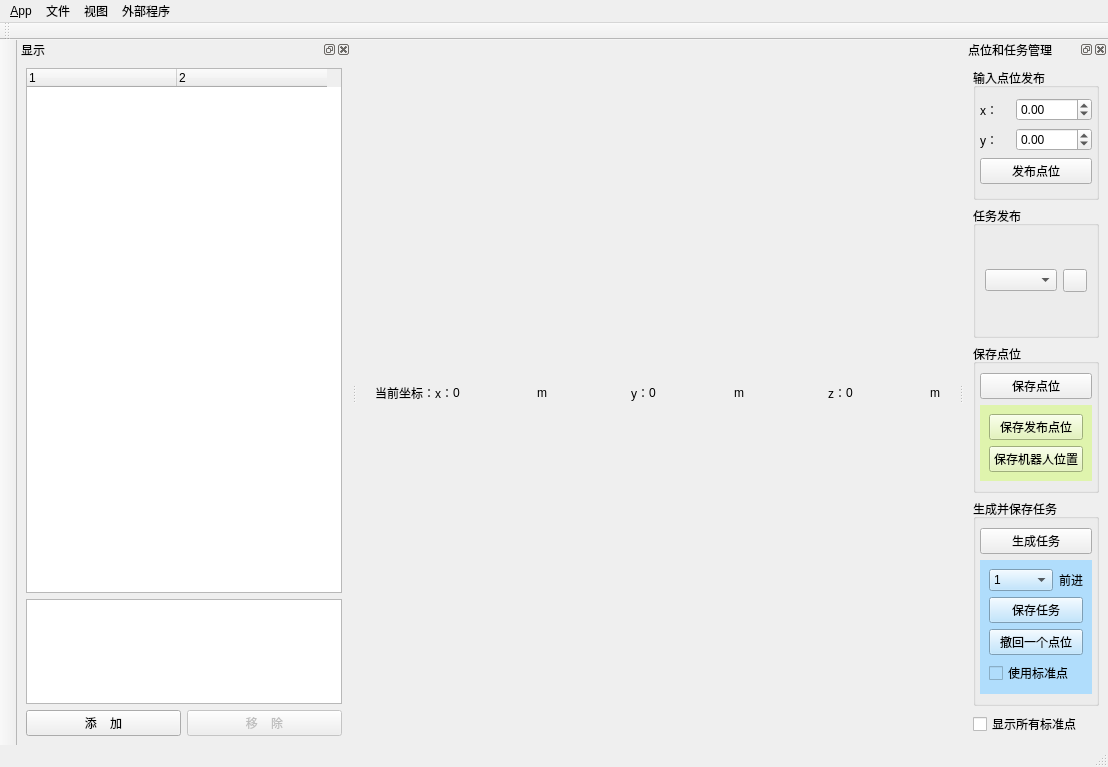
<?xml version="1.0" encoding="UTF-8"?>
<ui version="4.0">
 <class>MainWindowDesign</class>
 <widget class="QMainWindow" name="MainWindowDesign">
  <property name="geometry">
   <rect>
    <x>0</x>
    <y>0</y>
    <width>1108</width>
    <height>767</height>
   </rect>
  </property>
  <property name="windowTitle">
   <string>QRosApp</string>
  </property>
  <property name="locale">
   <locale language="English" country="Australia"/>
  </property>
  <widget class="QWidget" name="centralwidget">
   <layout class="QHBoxLayout" name="horizontalLayout_6">
    <item>
     <widget class="QStackedWidget" name="stackedWidget">
      <property name="sizePolicy">
       <sizepolicy hsizetype="Expanding" vsizetype="Expanding">
        <horstretch>0</horstretch>
        <verstretch>0</verstretch>
       </sizepolicy>
      </property>
      <property name="minimumSize">
       <size>
        <width>0</width>
        <height>90</height>
       </size>
      </property>
      <property name="currentIndex">
       <number>1</number>
      </property>
      <widget class="QWidget" name="Log">
       <layout class="QVBoxLayout" name="verticalLayout">
        <item>
         <widget class="QTabWidget" name="tab_manager">
          <property name="sizePolicy">
           <sizepolicy hsizetype="Expanding" vsizetype="Expanding">
            <horstretch>0</horstretch>
            <verstretch>0</verstretch>
           </sizepolicy>
          </property>
          <property name="minimumSize">
           <size>
            <width>100</width>
            <height>0</height>
           </size>
          </property>
          <property name="locale">
           <locale language="English" country="Australia"/>
          </property>
          <property name="currentIndex">
           <number>0</number>
          </property>
          <widget class="QWidget" name="tab_status">
           <attribute name="title">
            <string>Ros Communications</string>
           </attribute>
           <layout class="QVBoxLayout" name="verticalLayout_2">
            <item>
             <widget class="QGroupBox" name="groupBox_12">
              <property name="sizePolicy">
               <sizepolicy hsizetype="MinimumExpanding" vsizetype="Expanding">
                <horstretch>0</horstretch>
                <verstretch>0</verstretch>
               </sizepolicy>
              </property>
              <property name="title">
               <string>Logging</string>
              </property>
              <layout class="QGridLayout" name="gridLayout_3">
               <item row="0" column="0">
                <widget class="QListView" name="view_logging"/>
               </item>
               <item row="0" column="1">
                <widget class="QGroupBox" name="groupBox">
                 <property name="sizePolicy">
                  <sizepolicy hsizetype="Preferred" vsizetype="Preferred">
                   <horstretch>0</horstretch>
                   <verstretch>0</verstretch>
                  </sizepolicy>
                 </property>
                 <property name="title">
                  <string>网络配置</string>
                 </property>
                 <layout class="QVBoxLayout" name="verticalLayout_4">
                  <item>
                   <widget class="QGroupBox" name="groupBox_2">
                    <property name="sizePolicy">
                     <sizepolicy hsizetype="Preferred" vsizetype="Preferred">
                      <horstretch>0</horstretch>
                      <verstretch>0</verstretch>
                     </sizepolicy>
                    </property>
                    <property name="title">
                     <string>Ros Master</string>
                    </property>
                    <layout class="QGridLayout" name="gridLayout">
                     <item row="4" column="0">
                      <widget class="QLabel" name="label_3">
                       <property name="sizePolicy">
                        <sizepolicy hsizetype="Preferred" vsizetype="Fixed">
                         <horstretch>0</horstretch>
                         <verstretch>0</verstretch>
                        </sizepolicy>
                       </property>
                       <property name="frameShape">
                        <enum>QFrame::StyledPanel</enum>
                       </property>
                       <property name="frameShadow">
                        <enum>QFrame::Raised</enum>
                       </property>
                       <property name="text">
                        <string>Ros Hostname</string>
                       </property>
                      </widget>
                     </item>
                     <item row="9" column="0">
                      <spacer name="horizontalSpacer">
                       <property name="orientation">
                        <enum>Qt::Horizontal</enum>
                       </property>
                       <property name="sizeHint" stdset="0">
                        <size>
                         <width>170</width>
                         <height>21</height>
                        </size>
                       </property>
                      </spacer>
                     </item>
                     <item row="7" column="0" colspan="2">
                      <widget class="QCheckBox" name="checkbox_remember_settings">
                       <property name="sizePolicy">
                        <sizepolicy hsizetype="Minimum" vsizetype="Minimum">
                         <horstretch>0</horstretch>
                         <verstretch>0</verstretch>
                        </sizepolicy>
                       </property>
                       <property name="layoutDirection">
                        <enum>Qt::RightToLeft</enum>
                       </property>
                       <property name="text">
                        <string>Remember settings on startup</string>
                       </property>
                      </widget>
                     </item>
                     <item row="5" column="0" colspan="2">
                      <widget class="QLineEdit" name="line_edit_topic">
                       <property name="enabled">
                        <bool>false</bool>
                       </property>
                       <property name="sizePolicy">
                        <sizepolicy hsizetype="Expanding" vsizetype="Fixed">
                         <horstretch>0</horstretch>
                         <verstretch>0</verstretch>
                        </sizepolicy>
                       </property>
                       <property name="text">
                        <string>unused</string>
                       </property>
                      </widget>
                     </item>
                     <item row="3" column="0" colspan="2">
                      <widget class="QLineEdit" name="line_edit_host">
                       <property name="sizePolicy">
                        <sizepolicy hsizetype="Expanding" vsizetype="Fixed">
                         <horstretch>0</horstretch>
                         <verstretch>0</verstretch>
                        </sizepolicy>
                       </property>
                       <property name="text">
                        <string>192.168.1.67</string>
                       </property>
                      </widget>
                     </item>
                     <item row="6" column="0" colspan="2">
                      <widget class="QCheckBox" name="checkbox_use_environment">
                       <property name="sizePolicy">
                        <sizepolicy hsizetype="Minimum" vsizetype="Minimum">
                         <horstretch>0</horstretch>
                         <verstretch>0</verstretch>
                        </sizepolicy>
                       </property>
                       <property name="layoutDirection">
                        <enum>Qt::RightToLeft</enum>
                       </property>
                       <property name="text">
                        <string>Use environment variables</string>
                       </property>
                      </widget>
                     </item>
                     <item row="2" column="0">
                      <widget class="QLabel" name="label_2">
                       <property name="sizePolicy">
                        <sizepolicy hsizetype="Preferred" vsizetype="Fixed">
                         <horstretch>0</horstretch>
                         <verstretch>0</verstretch>
                        </sizepolicy>
                       </property>
                       <property name="frameShape">
                        <enum>QFrame::StyledPanel</enum>
                       </property>
                       <property name="frameShadow">
                        <enum>QFrame::Raised</enum>
                       </property>
                       <property name="text">
                        <string>Ros IP</string>
                       </property>
                      </widget>
                     </item>
                     <item row="0" column="0">
                      <widget class="QLabel" name="label">
                       <property name="sizePolicy">
                        <sizepolicy hsizetype="Preferred" vsizetype="Fixed">
                         <horstretch>0</horstretch>
                         <verstretch>0</verstretch>
                        </sizepolicy>
                       </property>
                       <property name="frameShape">
                        <enum>QFrame::StyledPanel</enum>
                       </property>
                       <property name="frameShadow">
                        <enum>QFrame::Raised</enum>
                       </property>
                       <property name="text">
                        <string>Ros Master Url</string>
                       </property>
                      </widget>
                     </item>
                     <item row="9" column="1">
                      <widget class="QPushButton" name="button_connect">
                       <property name="enabled">
                        <bool>true</bool>
                       </property>
                       <property name="sizePolicy">
                        <sizepolicy hsizetype="MinimumExpanding" vsizetype="Fixed">
                         <horstretch>0</horstretch>
                         <verstretch>0</verstretch>
                        </sizepolicy>
                       </property>
                       <property name="toolTip">
                        <string>Set the target to the current joint trajectory state.</string>
                       </property>
                       <property name="statusTip">
                        <string>Clear all waypoints and set the target to the current joint trajectory state.</string>
                       </property>
                       <property name="text">
                        <string>Connect</string>
                       </property>
                      </widget>
                     </item>
                     <item row="10" column="0">
                      <spacer name="verticalSpacer">
                       <property name="orientation">
                        <enum>Qt::Vertical</enum>
                       </property>
                       <property name="sizeHint" stdset="0">
                        <size>
                         <width>20</width>
                         <height>40</height>
                        </size>
                       </property>
                      </spacer>
                     </item>
                     <item row="1" column="0" colspan="2">
                      <widget class="QLineEdit" name="line_edit_master">
                       <property name="sizePolicy">
                        <sizepolicy hsizetype="Expanding" vsizetype="Fixed">
                         <horstretch>0</horstretch>
                         <verstretch>0</verstretch>
                        </sizepolicy>
                       </property>
                       <property name="text">
                        <string>http://192.168.1.2:11311/</string>
                       </property>
                      </widget>
                     </item>
                    </layout>
                   </widget>
                  </item>
                 </layout>
                </widget>
               </item>
              </layout>
             </widget>
            </item>
           </layout>
          </widget>
         </widget>
        </item>
       </layout>
      </widget>
      <widget class="QWidget" name="Map">
       <property name="sizePolicy">
        <sizepolicy hsizetype="Expanding" vsizetype="Expanding">
         <horstretch>0</horstretch>
         <verstretch>0</verstretch>
        </sizepolicy>
       </property>
       <layout class="QVBoxLayout" name="verticalLayout_6">
        <item>
         <layout class="QVBoxLayout" name="verticalLayout_5" stretch="1,0">
          <property name="spacing">
           <number>0</number>
          </property>
          <item>
           <layout class="QVBoxLayout" name="RVizLayout">
            <property name="spacing">
             <number>0</number>
            </property>
           </layout>
          </item>
          <item>
           <layout class="QHBoxLayout" name="horizontalLayout" stretch="0,0,0,0,0,0,0,0,0,0,0,0">
            <property name="spacing">
             <number>0</number>
            </property>
            <item>
             <widget class="QLabel" name="label_4">
              <property name="sizePolicy">
               <sizepolicy hsizetype="Preferred" vsizetype="Preferred">
                <horstretch>0</horstretch>
                <verstretch>0</verstretch>
               </sizepolicy>
              </property>
              <property name="maximumSize">
               <size>
                <width>80</width>
                <height>16777215</height>
               </size>
              </property>
              <property name="text">
               <string>当前坐标：</string>
              </property>
             </widget>
            </item>
            <item>
             <widget class="QLabel" name="label_5">
              <property name="sizePolicy">
               <sizepolicy hsizetype="Preferred" vsizetype="Preferred">
                <horstretch>0</horstretch>
                <verstretch>0</verstretch>
               </sizepolicy>
              </property>
              <property name="maximumSize">
               <size>
                <width>20</width>
                <height>16777215</height>
               </size>
              </property>
              <property name="text">
               <string>x：</string>
              </property>
             </widget>
            </item>
            <item>
             <widget class="QLabel" name="pose_x">
              <property name="sizePolicy">
               <sizepolicy hsizetype="Expanding" vsizetype="Preferred">
                <horstretch>0</horstretch>
                <verstretch>0</verstretch>
               </sizepolicy>
              </property>
              <property name="minimumSize">
               <size>
                <width>50</width>
                <height>0</height>
               </size>
              </property>
              <property name="text">
               <string>0</string>
              </property>
             </widget>
            </item>
            <item>
             <widget class="QLabel" name="label_10">
              <property name="text">
               <string>m</string>
              </property>
             </widget>
            </item>
            <item>
             <spacer name="horizontalSpacer_3">
              <property name="orientation">
               <enum>Qt::Horizontal</enum>
              </property>
              <property name="sizeHint" stdset="0">
               <size>
                <width>40</width>
                <height>20</height>
               </size>
              </property>
             </spacer>
            </item>
            <item>
             <widget class="QLabel" name="label_6">
              <property name="sizePolicy">
               <sizepolicy hsizetype="Preferred" vsizetype="Preferred">
                <horstretch>0</horstretch>
                <verstretch>0</verstretch>
               </sizepolicy>
              </property>
              <property name="maximumSize">
               <size>
                <width>20</width>
                <height>16777215</height>
               </size>
              </property>
              <property name="text">
               <string>y：</string>
              </property>
             </widget>
            </item>
            <item>
             <widget class="QLabel" name="pose_y">
              <property name="sizePolicy">
               <sizepolicy hsizetype="Expanding" vsizetype="Preferred">
                <horstretch>0</horstretch>
                <verstretch>0</verstretch>
               </sizepolicy>
              </property>
              <property name="minimumSize">
               <size>
                <width>50</width>
                <height>0</height>
               </size>
              </property>
              <property name="text">
               <string>0</string>
              </property>
             </widget>
            </item>
            <item>
             <widget class="QLabel" name="label_11">
              <property name="text">
               <string>m</string>
              </property>
             </widget>
            </item>
            <item>
             <spacer name="horizontalSpacer_4">
              <property name="orientation">
               <enum>Qt::Horizontal</enum>
              </property>
              <property name="sizeHint" stdset="0">
               <size>
                <width>40</width>
                <height>20</height>
               </size>
              </property>
             </spacer>
            </item>
            <item>
             <widget class="QLabel" name="label_7">
              <property name="sizePolicy">
               <sizepolicy hsizetype="Preferred" vsizetype="Preferred">
                <horstretch>0</horstretch>
                <verstretch>0</verstretch>
               </sizepolicy>
              </property>
              <property name="maximumSize">
               <size>
                <width>20</width>
                <height>16777215</height>
               </size>
              </property>
              <property name="text">
               <string>z：</string>
              </property>
             </widget>
            </item>
            <item>
             <widget class="QLabel" name="pose_z">
              <property name="sizePolicy">
               <sizepolicy hsizetype="Expanding" vsizetype="Preferred">
                <horstretch>0</horstretch>
                <verstretch>0</verstretch>
               </sizepolicy>
              </property>
              <property name="minimumSize">
               <size>
                <width>50</width>
                <height>0</height>
               </size>
              </property>
              <property name="text">
               <string>0</string>
              </property>
             </widget>
            </item>
            <item>
             <widget class="QLabel" name="label_13">
              <property name="text">
               <string>m</string>
              </property>
             </widget>
            </item>
           </layout>
          </item>
         </layout>
        </item>
       </layout>
      </widget>
      <widget class="QWidget" name="MapManager">
       <layout class="QVBoxLayout" name="verticalLayout_9">
        <item>
         <widget class="QTableWidget" name="tableWidget_mapManager">
          <property name="editTriggers">
           <set>QAbstractItemView::NoEditTriggers</set>
          </property>
          <attribute name="horizontalHeaderCascadingSectionResizes">
           <bool>false</bool>
          </attribute>
          <attribute name="horizontalHeaderMinimumSectionSize">
           <number>100</number>
          </attribute>
          <attribute name="horizontalHeaderDefaultSectionSize">
           <number>150</number>
          </attribute>
          <attribute name="verticalHeaderCascadingSectionResizes">
           <bool>false</bool>
          </attribute>
          <attribute name="verticalHeaderMinimumSectionSize">
           <number>100</number>
          </attribute>
          <attribute name="verticalHeaderDefaultSectionSize">
           <number>100</number>
          </attribute>
          <column>
           <property name="text">
            <string>预览</string>
           </property>
          </column>
          <column>
           <property name="text">
            <string>地图名称</string>
           </property>
          </column>
          <column>
           <property name="text">
            <string>地图描述</string>
           </property>
          </column>
          <column>
           <property name="text">
            <string>操作</string>
           </property>
          </column>
         </widget>
        </item>
        <item>
         <layout class="QHBoxLayout" name="horizontalLayout_3">
          <item>
           <spacer name="horizontalSpacer_2">
            <property name="orientation">
             <enum>Qt::Horizontal</enum>
            </property>
            <property name="sizeHint" stdset="0">
             <size>
              <width>40</width>
              <height>20</height>
             </size>
            </property>
           </spacer>
          </item>
          <item>
           <widget class="QPushButton" name="btn_AddMapManager">
            <property name="layoutDirection">
             <enum>Qt::LeftToRight</enum>
            </property>
            <property name="text">
             <string>新增地图管理</string>
            </property>
           </widget>
          </item>
         </layout>
        </item>
       </layout>
      </widget>
      <widget class="QWidget" name="TaskManager">
       <layout class="QVBoxLayout" name="verticalLayout_8">
        <item>
         <layout class="QHBoxLayout" name="horizontalLayout_5" stretch="0,1">
          <item>
           <widget class="QLabel" name="label_12">
            <property name="text">
             <string>当前任务列表所属地图：</string>
            </property>
           </widget>
          </item>
          <item>
           <widget class="QLabel" name="label_currOpenedMap">
            <property name="text">
             <string>(未启动地图服务或者地图服务不是在本软件启动的)</string>
            </property>
           </widget>
          </item>
         </layout>
        </item>
        <item>
         <widget class="QTableWidget" name="tableWidget_taskManager">
          <property name="editTriggers">
           <set>QAbstractItemView::NoEditTriggers</set>
          </property>
          <column>
           <property name="text">
            <string>任务id</string>
           </property>
          </column>
          <column>
           <property name="text">
            <string>任务名称</string>
           </property>
          </column>
          <column>
           <property name="text">
            <string>任务描述</string>
           </property>
          </column>
          <column>
           <property name="text">
            <string>起点</string>
           </property>
          </column>
          <column>
           <property name="text">
            <string>终点</string>
           </property>
          </column>
         </widget>
        </item>
       </layout>
      </widget>
     </widget>
    </item>
   </layout>
  </widget>
  <widget class="QMenuBar" name="menubar">
   <property name="geometry">
    <rect>
     <x>0</x>
     <y>0</y>
     <width>1108</width>
     <height>28</height>
    </rect>
   </property>
   <widget class="QMenu" name="menu_App">
    <property name="title">
     <string>&amp;App</string>
    </property>
    <addaction name="action_Preferences"/>
    <addaction name="separator"/>
    <addaction name="actionAbout"/>
    <addaction name="actionAbout_Qt"/>
    <addaction name="separator"/>
    <addaction name="action_Quit"/>
   </widget>
   <widget class="QMenu" name="menu_View">
    <property name="title">
     <string>视图</string>
    </property>
    <addaction name="action_Displays"/>
    <addaction name="separator"/>
    <addaction name="action_TaskManager"/>
   </widget>
   <widget class="QMenu" name="menu_ExternalProgram">
    <property name="title">
     <string>外部程序</string>
    </property>
    <addaction name="action_RViz"/>
    <addaction name="separator"/>
    <addaction name="action_ShellScript"/>
   </widget>
   <widget class="QMenu" name="menu_File">
    <property name="title">
     <string>文件</string>
    </property>
    <widget class="QMenu" name="menu_Open">
     <property name="title">
      <string>打开</string>
     </property>
     <addaction name="action_OpenMap"/>
    </widget>
    <addaction name="menu_Open"/>
   </widget>
   <addaction name="menu_App"/>
   <addaction name="menu_File"/>
   <addaction name="menu_View"/>
   <addaction name="menu_ExternalProgram"/>
  </widget>
  <widget class="QStatusBar" name="statusbar"/>
  <widget class="QToolBar" name="menu">
   <property name="windowTitle">
    <string>toolBar</string>
   </property>
   <property name="movable">
    <bool>false</bool>
   </property>
   <property name="iconSize">
    <size>
     <width>32</width>
     <height>32</height>
    </size>
   </property>
   <property name="floatable">
    <bool>false</bool>
   </property>
   <attribute name="toolBarArea">
    <enum>LeftToolBarArea</enum>
   </attribute>
   <attribute name="toolBarBreak">
    <bool>false</bool>
   </attribute>
  </widget>
  <widget class="QDockWidget" name="docktreeWidget">
   <property name="enabled">
    <bool>true</bool>
   </property>
   <property name="sizePolicy">
    <sizepolicy hsizetype="Preferred" vsizetype="Preferred">
     <horstretch>0</horstretch>
     <verstretch>0</verstretch>
    </sizepolicy>
   </property>
   <property name="minimumSize">
    <size>
     <width>334</width>
     <height>288</height>
    </size>
   </property>
   <property name="allowedAreas">
    <set>Qt::AllDockWidgetAreas</set>
   </property>
   <property name="windowTitle">
    <string>显示</string>
   </property>
   <attribute name="dockWidgetArea">
    <number>1</number>
   </attribute>
   <widget class="QWidget" name="dockWidgetContents">
    <layout class="QVBoxLayout" name="verticalLayout_3" stretch="5,1,0">
     <item>
      <widget class="QTreeWidget" name="treeWidget_layer">
       <property name="columnCount">
        <number>2</number>
       </property>
       <attribute name="headerMinimumSectionSize">
        <number>150</number>
       </attribute>
       <attribute name="headerDefaultSectionSize">
        <number>150</number>
       </attribute>
       <attribute name="headerStretchLastSection">
        <bool>false</bool>
       </attribute>
       <column>
        <property name="text">
         <string notr="true">1</string>
        </property>
       </column>
       <column>
        <property name="text">
         <string notr="true">2</string>
        </property>
       </column>
      </widget>
     </item>
     <item>
      <widget class="QTextBrowser" name="textBrowser_layerDescription">
       <property name="tabStopWidth">
        <number>30</number>
       </property>
      </widget>
     </item>
     <item>
      <layout class="QHBoxLayout" name="horizontalLayout_4">
       <item>
        <widget class="QPushButton" name="button_add_layer">
         <property name="text">
          <string>添    加</string>
         </property>
        </widget>
       </item>
       <item>
        <widget class="QPushButton" name="button_remove_layer">
         <property name="enabled">
          <bool>false</bool>
         </property>
         <property name="text">
          <string>移    除</string>
         </property>
        </widget>
       </item>
      </layout>
     </item>
    </layout>
   </widget>
  </widget>
  <widget class="QToolBar" name="rViztoolBar">
   <property name="windowTitle">
    <string>toolBar</string>
   </property>
   <property name="movable">
    <bool>true</bool>
   </property>
   <property name="iconSize">
    <size>
     <width>16</width>
     <height>16</height>
    </size>
   </property>
   <property name="toolButtonStyle">
    <enum>Qt::ToolButtonTextBesideIcon</enum>
   </property>
   <attribute name="toolBarArea">
    <enum>TopToolBarArea</enum>
   </attribute>
   <attribute name="toolBarBreak">
    <bool>false</bool>
   </attribute>
  </widget>
  <widget class="QDockWidget" name="dockTaskManagerWidget">
   <property name="sizePolicy">
    <sizepolicy hsizetype="Preferred" vsizetype="Preferred">
     <horstretch>0</horstretch>
     <verstretch>0</verstretch>
    </sizepolicy>
   </property>
   <property name="windowTitle">
    <string>点位和任务管理</string>
   </property>
   <attribute name="dockWidgetArea">
    <number>2</number>
   </attribute>
   <widget class="QWidget" name="dockWidgetContents_2">
    <layout class="QVBoxLayout" name="verticalLayout_14">
     <item>
      <widget class="QGroupBox" name="groupBox_3">
       <property name="title">
        <string>输入点位发布</string>
       </property>
       <layout class="QVBoxLayout" name="verticalLayout_7">
        <property name="leftMargin">
         <number>4</number>
        </property>
        <property name="rightMargin">
         <number>4</number>
        </property>
        <item>
         <layout class="QHBoxLayout" name="horizontalLayout_2">
          <item>
           <widget class="QLabel" name="label_8">
            <property name="maximumSize">
             <size>
              <width>30</width>
              <height>16777215</height>
             </size>
            </property>
            <property name="text">
             <string>x：</string>
            </property>
           </widget>
          </item>
          <item>
           <widget class="QDoubleSpinBox" name="doubleSpinBox_X">
            <property name="sizePolicy">
             <sizepolicy hsizetype="Minimum" vsizetype="Fixed">
              <horstretch>0</horstretch>
              <verstretch>0</verstretch>
             </sizepolicy>
            </property>
            <property name="minimum">
             <double>-99.989999999999995</double>
            </property>
           </widget>
          </item>
         </layout>
        </item>
        <item>
         <layout class="QHBoxLayout" name="horizontalLayout_7">
          <item>
           <widget class="QLabel" name="label_9">
            <property name="maximumSize">
             <size>
              <width>30</width>
              <height>16777215</height>
             </size>
            </property>
            <property name="text">
             <string>y：</string>
            </property>
           </widget>
          </item>
          <item>
           <widget class="QDoubleSpinBox" name="doubleSpinBox_Y">
            <property name="sizePolicy">
             <sizepolicy hsizetype="Minimum" vsizetype="Fixed">
              <horstretch>0</horstretch>
              <verstretch>0</verstretch>
             </sizepolicy>
            </property>
            <property name="minimum">
             <double>-99.989999999999995</double>
            </property>
           </widget>
          </item>
         </layout>
        </item>
        <item>
         <widget class="QPushButton" name="btn_pubPoint">
          <property name="sizePolicy">
           <sizepolicy hsizetype="Minimum" vsizetype="Fixed">
            <horstretch>0</horstretch>
            <verstretch>0</verstretch>
           </sizepolicy>
          </property>
          <property name="toolTip">
           <string>功能同RViz自带的Publish Point工具</string>
          </property>
          <property name="text">
           <string>发布点位</string>
          </property>
         </widget>
        </item>
       </layout>
      </widget>
     </item>
     <item>
      <widget class="QGroupBox" name="groupBox_6">
       <property name="title">
        <string>任务发布</string>
       </property>
       <layout class="QHBoxLayout" name="horizontalLayout_8">
        <item>
         <widget class="QComboBox" name="TaskChoose"/>
        </item>
        <item>
         <widget class="QToolButton" name="btn_PublishTask">
          <property name="toolTip">
           <string>发布任务路径到话题(/task_path)</string>
          </property>
         </widget>
        </item>
       </layout>
      </widget>
     </item>
     <item>
      <widget class="QGroupBox" name="groupBox_4">
       <property name="title">
        <string>保存点位</string>
       </property>
       <layout class="QVBoxLayout" name="verticalLayout_12">
        <property name="leftMargin">
         <number>4</number>
        </property>
        <property name="rightMargin">
         <number>4</number>
        </property>
        <item>
         <widget class="QPushButton" name="btn_SavePoint">
          <property name="text">
           <string>保存点位</string>
          </property>
          <property name="iconSize">
           <size>
            <width>20</width>
            <height>20</height>
           </size>
          </property>
          <property name="checkable">
           <bool>true</bool>
          </property>
         </widget>
        </item>
        <item>
         <widget class="QWidget" name="widget_SavePoint" native="true">
          <property name="maximumSize">
           <size>
            <width>16777215</width>
            <height>100</height>
           </size>
          </property>
          <property name="styleSheet">
           <string notr="true">background-color: rgb(223, 244, 173);</string>
          </property>
          <layout class="QVBoxLayout" name="verticalLayout_10">
           <item>
            <widget class="QPushButton" name="btn_SaveByClickedPoint">
             <property name="text">
              <string>保存发布点位</string>
             </property>
            </widget>
           </item>
           <item>
            <widget class="QPushButton" name="btn_SaveByRobotPose">
             <property name="text">
              <string>保存机器人位置</string>
             </property>
            </widget>
           </item>
          </layout>
         </widget>
        </item>
       </layout>
      </widget>
     </item>
     <item>
      <widget class="QGroupBox" name="groupBox_5">
       <property name="title">
        <string>生成并保存任务</string>
       </property>
       <layout class="QVBoxLayout" name="verticalLayout_13">
        <property name="leftMargin">
         <number>4</number>
        </property>
        <property name="rightMargin">
         <number>4</number>
        </property>
        <item>
         <widget class="QPushButton" name="btn_GenerateTask">
          <property name="toolTip">
           <string>根据Marker点位数组生成一条路径并保存为单个任务</string>
          </property>
          <property name="text">
           <string>生成任务</string>
          </property>
          <property name="checkable">
           <bool>true</bool>
          </property>
         </widget>
        </item>
        <item>
         <widget class="QWidget" name="widget_SaveTask" native="true">
          <property name="maximumSize">
           <size>
            <width>16777215</width>
            <height>150</height>
           </size>
          </property>
          <property name="styleSheet">
           <string notr="true">background-color: rgb(176, 221, 252);</string>
          </property>
          <layout class="QVBoxLayout" name="verticalLayout_11">
           <item>
            <layout class="QHBoxLayout" name="horizontalLayout_9" stretch="1,0">
             <item>
              <widget class="QComboBox" name="comboBox_ModeType">
               <property name="currentText">
                <string>1</string>
               </property>
               <property name="currentIndex">
                <number>1</number>
               </property>
               <item>
                <property name="text">
                 <string>0</string>
                </property>
               </item>
               <item>
                <property name="text">
                 <string extracomment="前进">1</string>
                </property>
               </item>
               <item>
                <property name="text">
                 <string extracomment="后退">-1</string>
                </property>
               </item>
               <item>
                <property name="text">
                 <string extracomment="左移">30</string>
                </property>
               </item>
               <item>
                <property name="text">
                 <string extracomment="右移">-30</string>
                </property>
               </item>
              </widget>
             </item>
             <item>
              <widget class="QLabel" name="label_ModeTypeDescription">
               <property name="sizePolicy">
                <sizepolicy hsizetype="Minimum" vsizetype="Preferred">
                 <horstretch>0</horstretch>
                 <verstretch>0</verstretch>
                </sizepolicy>
               </property>
               <property name="layoutDirection">
                <enum>Qt::LeftToRight</enum>
               </property>
               <property name="text">
                <string>前进</string>
               </property>
              </widget>
             </item>
            </layout>
           </item>
           <item>
            <widget class="QPushButton" name="btn_SaveTask">
             <property name="text">
              <string>保存任务</string>
             </property>
             <property name="iconSize">
              <size>
               <width>20</width>
               <height>20</height>
              </size>
             </property>
            </widget>
           </item>
           <item>
            <widget class="QPushButton" name="btn_PointRevocation">
             <property name="text">
              <string>撤回一个点位</string>
             </property>
            </widget>
           </item>
           <item>
            <widget class="QCheckBox" name="checkBox_useStandardPoint">
             <property name="text">
              <string>使用标准点</string>
             </property>
            </widget>
           </item>
          </layout>
         </widget>
        </item>
       </layout>
      </widget>
     </item>
     <item>
      <widget class="QCheckBox" name="checkBox_ShowAllStandardPoints">
       <property name="text">
        <string>显示所有标准点</string>
       </property>
      </widget>
     </item>
    </layout>
   </widget>
  </widget>
  <action name="action_Quit">
   <property name="text">
    <string>&amp;Quit</string>
   </property>
   <property name="shortcut">
    <string>Ctrl+Q</string>
   </property>
   <property name="shortcutContext">
    <enum>Qt::ApplicationShortcut</enum>
   </property>
  </action>
  <action name="action_Preferences">
   <property name="text">
    <string>&amp;Preferences</string>
   </property>
  </action>
  <action name="actionAbout">
   <property name="text">
    <string>&amp;About</string>
   </property>
  </action>
  <action name="actionAbout_Qt">
   <property name="text">
    <string>About &amp;Qt</string>
   </property>
  </action>
  <action name="action_Displays">
   <property name="text">
    <string>&amp;Displays</string>
   </property>
   <property name="toolTip">
    <string>RViz图层管理器</string>
   </property>
   <property name="shortcut">
    <string>Ctrl+Alt+L</string>
   </property>
   <property name="shortcutContext">
    <enum>Qt::WindowShortcut</enum>
   </property>
  </action>
  <action name="action_TaskManager">
   <property name="text">
    <string>&amp;Task Manager</string>
   </property>
   <property name="toolTip">
    <string>任务管理</string>
   </property>
   <property name="shortcut">
    <string>Ctrl+Alt+M</string>
   </property>
  </action>
  <action name="action_RViz">
   <property name="text">
    <string>&amp;RViz</string>
   </property>
   <property name="toolTip">
    <string>启动ROS RViz三维可视化平台</string>
   </property>
  </action>
  <action name="action_ShellScript">
   <property name="text">
    <string>&amp;shell脚本</string>
   </property>
   <property name="toolTip">
    <string>执行外部shell脚本，该选项会打开一个shell脚本选择页面</string>
   </property>
  </action>
  <action name="action_OpenMap">
   <property name="text">
    <string>打开地图(*.yaml)</string>
   </property>
   <property name="shortcut">
    <string>Ctrl+O</string>
   </property>
  </action>
 </widget>
 <resources/>
 <connections>
  <connection>
   <sender>action_Quit</sender>
   <signal>triggered()</signal>
   <receiver>MainWindowDesign</receiver>
   <slot>close()</slot>
   <hints>
    <hint type="sourcelabel">
     <x>-1</x>
     <y>-1</y>
    </hint>
    <hint type="destinationlabel">
     <x>399</x>
     <y>299</y>
    </hint>
   </hints>
  </connection>
 </connections>
</ui>
